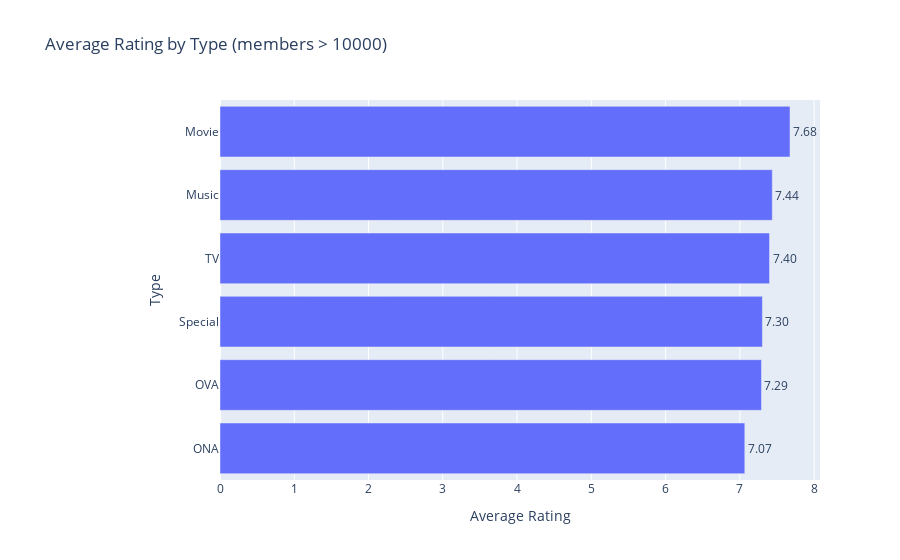

The notebook cell saved with this chart:
### Code cell
avg_rating_by_type = (anime[anime['members'] > 10000]
                      .groupby('type')['rating']
                      .mean()
                      .reset_index()
                      .sort_values('rating', ascending=False))

fig = px.bar(avg_rating_by_type.sort_values('rating'),
             y='type',
             x='rating',
             orientation='h',
             title='Average Rating by Type (members > 10000)',
             text='rating')

fig.update_layout(xaxis_title='Average Rating', yaxis_title='Type', margin=dict(l=220))
fig.update_traces(texttemplate='%{text:.2f}', textposition='outside')
fig.show()

### Figure 1 — Plotly figure (JSON) as saved in the notebook; plotly's stock layout.template omitted (floating-point values rounded to 4 significant figures)
{"data": [{"hovertemplate": "rating=%{text}<br>type=%{y}<extra></extra>", "legendgroup": "", "marker": {"color": "#636efa", "pattern": {"shape": ""}}, "name": "", "orientation": "h", "showlegend": false, "text": [7.067, 7.291, 7.304, 7.4, 7.437, 7.675], "textposition": "outside", "texttemplate": "%{text:.2f}", "type": "bar", "x": [7.067, 7.291, 7.304, 7.4, 7.437, 7.675], "xaxis": "x", "y": ["ONA", "OVA", "Special", "TV", "Music", "Movie"], "yaxis": "y"}], "layout": {"barmode": "relative", "legend": {"tracegroupgap": 0}, "margin": {"l": 220}, "title": {"text": "Average Rating by Type (members > 10000)"}, "xaxis": {"anchor": "y", "domain": [0, 1], "title": {"text": "Average Rating"}}, "yaxis": {"anchor": "x", "domain": [0, 1], "title": {"text": "Type"}}}}
